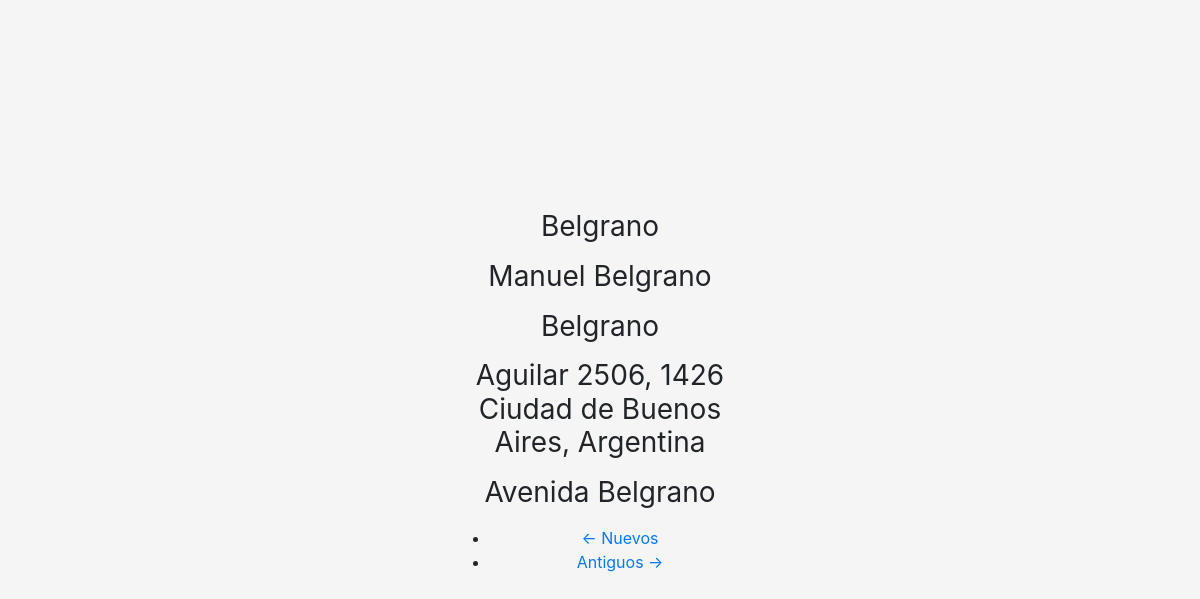
Screenshot of /list?page=6 with the database file from the repository.
### app/models.py (models this page shows, shortened)
class AppData(db.Model):
    id = db.Column(db.Integer, primary_key=True)
    street_geo = db.Column(db.String(345), index=True, unique=False)
    street_search = db.Column(db.String(345), index=True, unique=False)
    timestamp = db.Column(db.DateTime, index=True, default=datetime.utcnow)

### app/routes.py (the view)
@app.route('/list')
def list():
    page = request.args.get('page', 1, type=int)
    cities_list = AppData.query.order_by(AppData.timestamp.desc()).paginate(
        page, app.config['ITEMS_PER_PAGE'], False)
    next_url = url_for('list', page=cities_list.next_num) \
        if cities_list.has_next else None
    prev_url = url_for('list', page=cities_list.prev_num) \
        if cities_list.has_prev else None
    return render_template('list.html', title='Lista', cities_list=cities_list.items, next_url=next_url, prev_url=prev_url)

### app/templates/list.html (shortened to what this page needs)
{% extends "base.html" %}
{% block app_content %}
<div class="container-index">
  {% for street in cities_list %}
    {% if  street.street_geo %}
      <h1 class="h3 mb-3 font-weight-normal">{{ street.street_geo }}</h1>
    {% else %}
      <h1 class="h3 mb-3 font-weight-normal">{{ street.street_search }}</h1>
    {% endif %}
{% endfor %}
<nav aria-label="...">
    <ul class="pager">
        <li class="previous{% if not prev_url %} disabled{% endif %}">
            <a href="{{ prev_url or '#' }}">
                <span aria-hidden="true">&larr;</span> Nuevos
            </a>
        </li>
        <li class="next{% if not next_url %} disabled{% endif %}">
            <a href="{{ next_url or '#' }}">
                Antiguos <span aria-hidden="true">&rarr;</span>
            </a>
        </li>
    </ul>
</nav>
</div>
{% endblock app_content %}

### app/static/css/style.css (style rules this page uses)
html, body { height: 100%; }
body { display: -ms-flexbox; display: flex; -ms-flex-align: center; align-items: center; padding-top: 40px; padding-bottom: 40px; background-color: #f5f5f5; }
.container-index { text-align: center; width: 100%; max-width: 330px; padding: 15px; margin: auto; }

### rows the page displays
AppData: street_search "Belgrano"
AppData: street_search "Manuel Belgrano"
AppData: street_search "Belgrano"
AppData: street_geo "Aguilar 2506, 1426 Ciudad de Buenos Aires, Argentina"
AppData: street_search "Avenida Belgrano"
